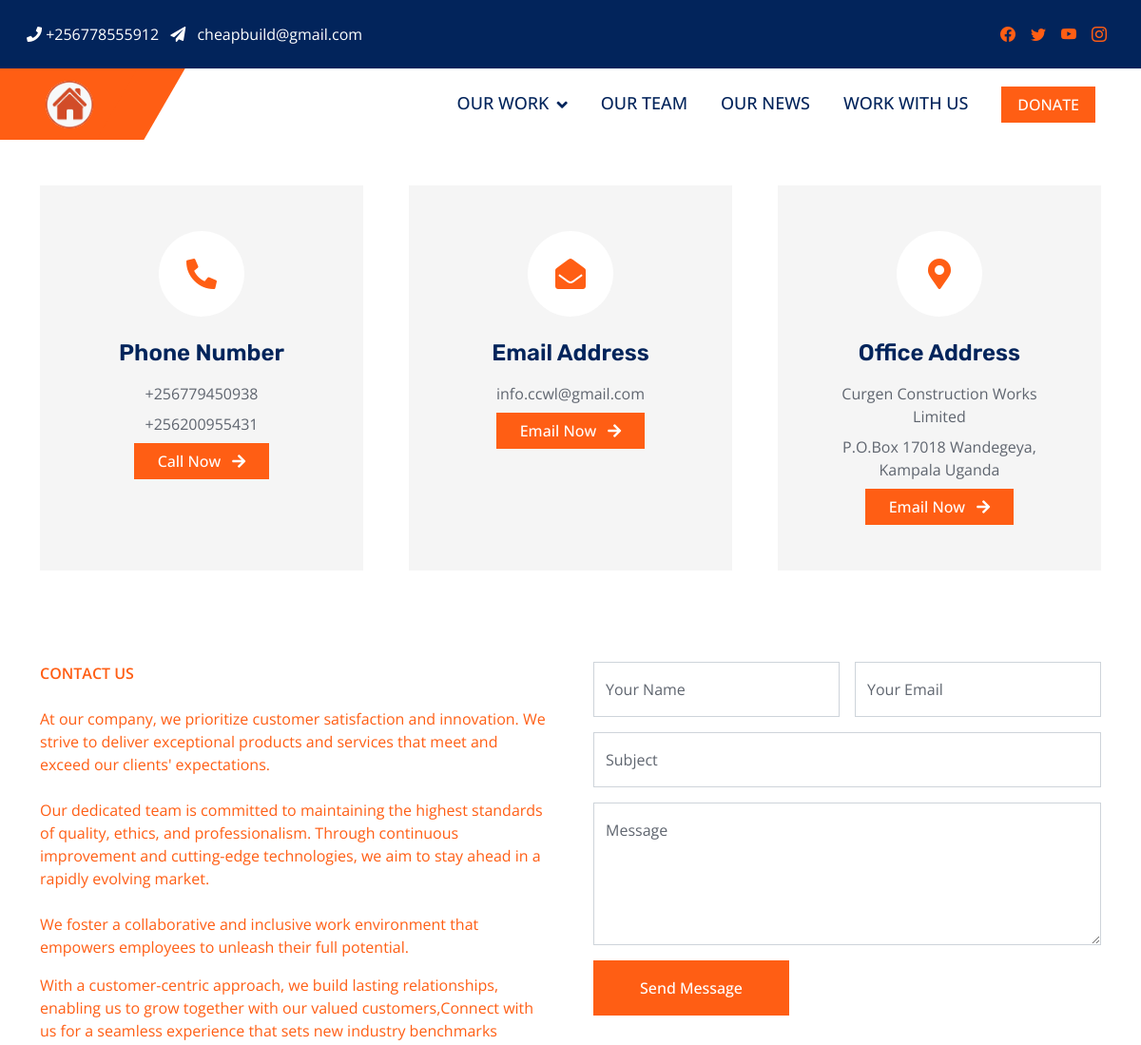
The app's page /contact/ (upper part), older data.
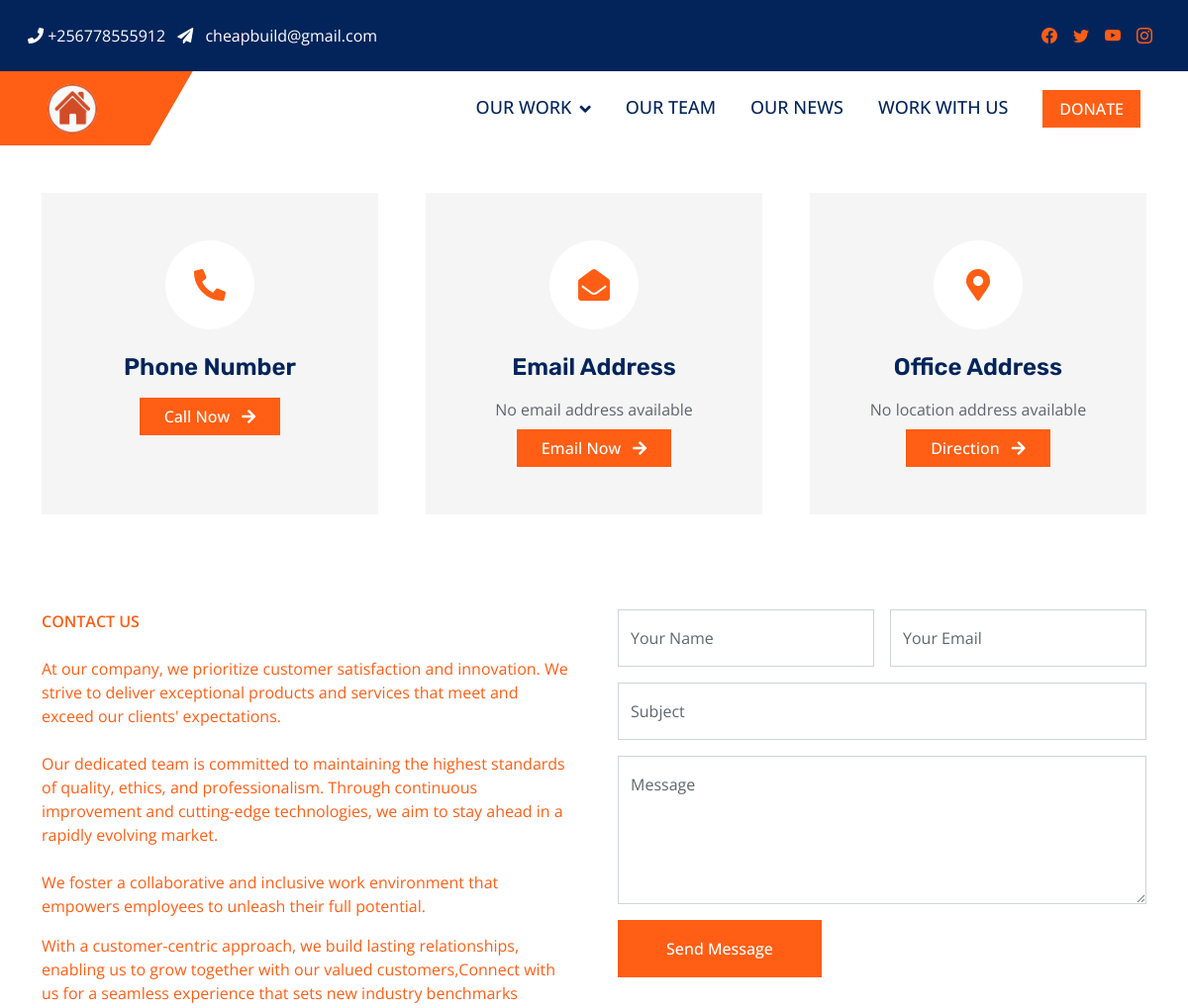
The same page, newer data.
### mainweb/models.py (models this page shows, shortened)
class Timez(models.Model):
    id = models.UUIDField(primary_key=True, default=uuid.uuid4, editable=False)
    created = models.DateField(auto_now_add=True, auto_now=False)
    updated = models.DateField(auto_now_add=False, auto_now=True)
    class Meta:
        abstract = True  # Make Timez model abstract

class OfficePhone(Timez):
    Phone_number= models.CharField(max_length=13, unique=True)
    describe_Phone_number = models.CharField(max_length=200)
    class Meta:
        verbose_name_plural = '05. Office Phones'

class Email(Timez):
    email= models.EmailField(unique=True)
    describe_email = models.CharField(max_length=200)
    class Meta:
        verbose_name_plural = '04. Emails'

class Location(Timez):
    Company_name = models.CharField(max_length=200,unique=True)
    P_o_box_no = models.CharField(max_length=200,unique=True)
    class Meta:
        verbose_name_plural = '06. Location'

### mainweb/views.py (the view)
# urls.py: path("contact/",views.Contact_view, name="contactpage"),
def Contact_view(request):
	context = get_contact_info()
	return render(request, 'mainweb/contact.html',context)

### mainweb/templates/mainweb/contact.html (shortened to what the changed rows need)
{% extends 'mainweb/main.html'  %}
{% load static %}
{% block content %}
    <div class="container-xxl py-5">
        <div class="container">
            <div class="row g-5 justify-content-center mb-5">
                <div class="col-lg-4 col-md-6 wow fadeInUp" data-wow-delay="0.1s">
                    <div class="bg-light text-center h-100 p-5">
                        <div class="btn-square bg-white rounded-circle mx-auto mb-4" style="width: 90px; height: 90px;">
                            <i class="fa fa-phone-alt fa-2x text-primary"></i>
                        </div>
                        <h4 class="mb-3">Phone Number</h4>
                        {% for contact in phone|slice:":2" %}
                         <p class="mb-2">{{contact.Phone_number}}</p>
                        {% endfor %}
                        <a class="btn btn-primary px-4" href="#">Call Now <i
                                class="fa fa-arrow-right ms-2"></i></a>
                    </div>
                </div>
                <div class="col-lg-4 col-md-6 wow fadeInUp" data-wow-delay="0.3s">
                    <div class="bg-light text-center h-100 p-5">
                        <div class="btn-square bg-white rounded-circle mx-auto mb-4" style="width: 90px; height: 90px;">
                            <i class="fa fa-envelope-open fa-2x text-primary"></i>
                        </div>
                        <h4 class="mb-3">Email Address</h4>
                        {% for emails in email|slice:":2" %}
                            <p class="mb-2">{{ emails.email }}</p>
                        {% empty %}
                            <p class="mb-2">No email address available</p>
                        {% endfor %}
                        {% if emails %}
                            <a class="btn btn-primary px-4" href="mailto:{{ emails.0.email }}">Email Now <i
                                    class="fa fa-arrow-right ms-2"></i></a>
                        {% else %}
                            <a class="btn btn-primary px-4" href="mailto:info.ccwl@gmail.com">Email Now <i
                                    class="fa fa-arrow-right ms-2"></i></a>
                        {% endif %}
                    </div>
                </div>
                <div class="col-lg-4 col-md-6 wow fadeInUp" data-wow-delay="0.5s">
                    <div class="bg-light text-center h-100 p-5">
                        <div class="btn-square bg-white rounded-circle mx-auto mb-4" style="width: 90px; height: 90px;">
                            <i class="fa fa-map-marker-alt fa-2x text-primary"></i>
                        </div>
                        <h4 class="mb-3">Office Address</h4>
                        {% for locations in locate|slice:":1" %}
                            <p class="mb-2">{{ locations.Company_name }}</p>
                            <p class="mb-2">{{ locations.P_o_box_no }}</p>
                        {% empty %}
                            <p class="mb-2">No location address available</p>
                        {% endfor %}
                        {% if locate %}
                            <a class="btn btn-primary px-4" href="mailto:{{ emails.0.email }}">Email Now <i
                                    class="fa fa-arrow-right ms-2"></i></a>
                        {% else %}
                             <a class="btn btn-primary px-4" href="https://oo.gl/maps/FsznshxgnULBGgkN9"
                            target="blank">Direction <i class="fa fa-arrow-right ms-2"></i></a>
                        {% endif %}
                    </div>
                </div>
            </div>
        </div>
    </div>
{% endblock %}

Row changes from the older to the newer data that the page shows:
removed OfficePhone: Phone_number "+256779450938"
removed OfficePhone: Phone_number "+256200955431"
removed Email: email "info.ccwl@gmail.com"
removed Location: Company_name "Curgen Construction Works Limited", P_o_box_no "P.O.Box 17018 Wandegeya, Kampala Uganda"
Text that changed along with them:
text no longer shown: "Email Now"
text now shown: "No email address available No location address available Direction"
